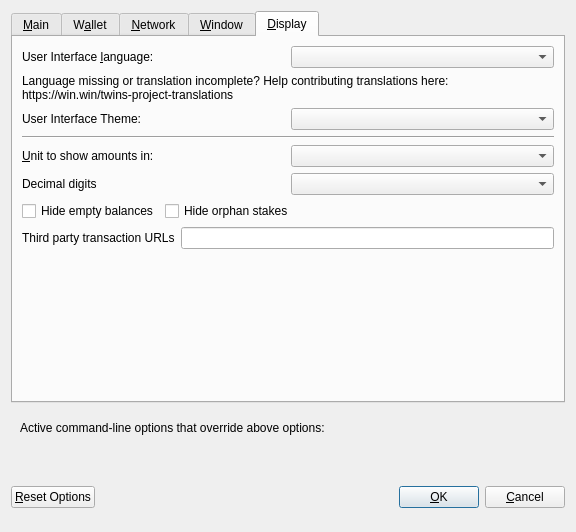
<?xml version="1.0" encoding="UTF-8"?>
<ui version="4.0">
 <class>OptionsDialog</class>
 <widget class="QDialog" name="OptionsDialog">
  <property name="geometry">
   <rect>
    <x>0</x>
    <y>0</y>
    <width>576</width>
    <height>532</height>
   </rect>
  </property>
  <property name="windowTitle">
   <string>Options</string>
  </property>
  <property name="modal">
   <bool>true</bool>
  </property>
  <layout class="QVBoxLayout" name="verticalLayout">
   <item>
    <widget class="QTabWidget" name="tabWidget">
     <property name="currentIndex">
      <number>4</number>
     </property>
     <widget class="QWidget" name="tabMain">
      <attribute name="title">
       <string>&amp;Main</string>
      </attribute>
      <layout class="QVBoxLayout" name="verticalLayout_Main">
       <item>
        <widget class="QCheckBox" name="bitcoinAtStartup">
         <property name="toolTip">
          <string>Automatically start TWINS after logging in to the system.</string>
         </property>
         <property name="text">
          <string>&amp;Start TWINS on system login</string>
         </property>
        </widget>
       </item>
       <item>
        <layout class="QHBoxLayout" name="horizontalLayout_2_Main">
         <item>
          <widget class="QLabel" name="databaseCacheLabel">
           <property name="text">
            <string>Size of &amp;database cache</string>
           </property>
           <property name="textFormat">
            <enum>Qt::PlainText</enum>
           </property>
           <property name="buddy">
            <cstring>databaseCache</cstring>
           </property>
          </widget>
         </item>
         <item>
          <widget class="QSpinBox" name="databaseCache"/>
         </item>
         <item>
          <widget class="QLabel" name="databaseCacheUnitLabel">
           <property name="text">
            <string>MB</string>
           </property>
           <property name="textFormat">
            <enum>Qt::PlainText</enum>
           </property>
          </widget>
         </item>
         <item>
          <spacer name="horizontalSpacer_2_Main">
           <property name="orientation">
            <enum>Qt::Horizontal</enum>
           </property>
           <property name="sizeHint" stdset="0">
            <size>
             <width>40</width>
             <height>20</height>
            </size>
           </property>
          </spacer>
         </item>
        </layout>
       </item>
       <item>
        <layout class="QHBoxLayout" name="horizontalLayout_3_Main">
         <item>
          <widget class="QLabel" name="threadsScriptVerifLabel">
           <property name="text">
            <string>Number of script &amp;verification threads</string>
           </property>
           <property name="textFormat">
            <enum>Qt::PlainText</enum>
           </property>
           <property name="buddy">
            <cstring>threadsScriptVerif</cstring>
           </property>
          </widget>
         </item>
         <item>
          <widget class="QSpinBox" name="threadsScriptVerif">
           <property name="toolTip">
            <string>(0 = auto, &lt;0 = leave that many cores free)</string>
           </property>
          </widget>
         </item>
         <item>
          <spacer name="horizontalSpacer_3_Main">
           <property name="orientation">
            <enum>Qt::Horizontal</enum>
           </property>
           <property name="sizeHint" stdset="0">
            <size>
             <width>40</width>
             <height>20</height>
            </size>
           </property>
          </spacer>
         </item>
        </layout>
       </item>
       <item>
        <spacer name="verticalSpacer_2">
         <property name="orientation">
          <enum>Qt::Vertical</enum>
         </property>
         <property name="sizeHint" stdset="0">
          <size>
           <width>20</width>
           <height>40</height>
          </size>
         </property>
        </spacer>
       </item>
       <item>
        <widget class="QCheckBox" name="checkBoxZeromintEnable">
         <property name="enabled">
          <bool>false</bool>
         </property>
         <property name="visible">
          <bool>false</bool>
         </property>
         <property name="toolTip">
          <string>Enable automatic minting of TWINS units to zTWINS</string>
         </property>
         <property name="layoutDirection">
          <enum>Qt::LeftToRight</enum>
         </property>
         <property name="text">
          <string>Enable zTWINS Automint</string>
         </property>
        </widget>
       </item>
       <item>
        <layout class="QHBoxLayout" name="horizontalLayout_3">
         <item>
          <widget class="QLabel" name="percentage_label">
           <property name="visible">
            <bool>false</bool>
           </property>
           <property name="toolTip">
            <string>Percentage of incoming TWINS which get automatically converted to zTWINS via Zerocoin Protocol (min: 10%)</string>
           </property>
           <property name="text">
            <string>Percentage of autominted zTWINS</string>
           </property>
          </widget>
         </item>
         <item>
          <widget class="QSpinBox" name="zeromintPercentage">
           <property name="visible">
            <bool>false</bool>
           </property>
           <property name="styleSheet">
            <string notr="true">background-color:rgb(70, 81, 86);
color:rgb(211, 215, 207);</string>
           </property>
           <property name="minimum">
            <number>1</number>
           </property>
           <property name="maximum">
            <number>100</number>
           </property>
          </widget>
         </item>
        </layout>
       </item>
       <item>
        <layout class="QHBoxLayout" name="horizontalLayout" stretch="0,0">
         <property name="sizeConstraint">
          <enum>QLayout::SetFixedSize</enum>
         </property>
         <item>
          <widget class="QLabel" name="labelPreferredDenom">
           <property name="maximumSize">
            <size>
             <width>16777215</width>
             <height>16777215</height>
            </size>
           </property>
           <property name="visible">
            <bool>false</bool>
           </property>
           <property name="toolTip">
            <string>Wait with automatic conversion to Zerocoin until enough TWINS for this denomination is available</string>
           </property>
           <property name="text">
            <string>Preferred Automint zTWINS Denomination</string>
           </property>
          </widget>
         </item>
         <item>
          <widget class="QComboBox" name="preferredDenom">
           <property name="maximumSize">
            <size>
             <width>16777215</width>
             <height>27</height>
            </size>
           </property>
           <property name="visible">
            <bool>false</bool>
           </property>
           <property name="toolTip">
            <string>Wait with automatic conversion to Zerocoin until enough TWINS for this denomination is available</string>
           </property>
           <property name="maxVisibleItems">
            <number>9</number>
           </property>
           <property name="maxCount">
            <number>9</number>
           </property>
          </widget>
         </item>
        </layout>
       </item>
      </layout>
     </widget>
     <widget class="QWidget" name="tabWallet">
      <attribute name="title">
       <string>W&amp;allet</string>
      </attribute>
      <layout class="QVBoxLayout" name="verticalLayout_Wallet">
       <item>
        <layout class="QHBoxLayout" name="horizontalLayout_2_Wallet">
         <item>
          <widget class="QLabel" name="labelStakeSplitThresholdText">
           <property name="text">
            <string>Stake split threshold:</string>
           </property>
          </widget>
         </item>
         <item>
          <widget class="QSpinBox" name="spinBoxStakeSplitThreshold">
           <property name="minimum">
            <number>1</number>
           </property>
           <property name="maximum">
            <number>99999999</number>
           </property>
          </widget>
         </item>
        </layout>
       </item>
       <item>
        <widget class="QGroupBox" name="groupBox">
         <property name="title">
          <string>Expert</string>
         </property>
         <layout class="QVBoxLayout" name="verticalLayout_2">
          <item>
           <widget class="QCheckBox" name="coinControlFeatures">
            <property name="enabled">
             <bool>true</bool>
            </property>
            <property name="toolTip">
             <string>Whether to show coin control features or not.</string>
            </property>
            <property name="text">
             <string>Enable coin &amp;control features</string>
            </property>
           </widget>
          </item>
          <item>
           <widget class="QCheckBox" name="showMasternodesTab">
            <property name="toolTip">
             <string>Show additional tab listing all your masternodes in first sub-tab&lt;br/&gt;and all masternodes on the network in second sub-tab.</string>
            </property>
            <property name="text">
             <string>Show Masternodes Tab</string>
            </property>
           </widget>
          </item>
          <item>
           <widget class="QCheckBox" name="spendZeroConfChange">
            <property name="toolTip">
             <string>If you disable the spending of unconfirmed change, the change from a transaction&lt;br/&gt;cannot be used until that transaction has at least one confirmation.&lt;br/&gt;This also affects how your balance is computed.</string>
            </property>
            <property name="text">
             <string>&amp;Spend unconfirmed change</string>
            </property>
           </widget>
          </item>
         </layout>
        </widget>
       </item>
       <item>
        <spacer name="verticalSpacer_Wallet">
         <property name="orientation">
          <enum>Qt::Vertical</enum>
         </property>
         <property name="sizeHint" stdset="0">
          <size>
           <width>20</width>
           <height>40</height>
          </size>
         </property>
        </spacer>
       </item>
      </layout>
     </widget>
     <widget class="QWidget" name="tabNetwork">
      <attribute name="title">
       <string>&amp;Network</string>
      </attribute>
      <layout class="QVBoxLayout" name="verticalLayout_Network">
       <item>
        <widget class="QCheckBox" name="mapPortUpnp">
         <property name="toolTip">
          <string>Automatically open the TWINS client port on the router. This only works when your router supports UPnP and it is enabled.</string>
         </property>
         <property name="text">
          <string>Map port using &amp;UPnP</string>
         </property>
        </widget>
       </item>
       <item>
        <widget class="QCheckBox" name="allowIncoming">
         <property name="toolTip">
          <string>Accept connections from outside</string>
         </property>
         <property name="text">
          <string>Allow incoming connections</string>
         </property>
        </widget>
       </item>
       <item>
        <widget class="QCheckBox" name="connectSocks">
         <property name="toolTip">
          <string>Connect to the TWINS network through a SOCKS5 proxy.</string>
         </property>
         <property name="text">
          <string>&amp;Connect through SOCKS5 proxy (default proxy):</string>
         </property>
        </widget>
       </item>
       <item>
        <layout class="QHBoxLayout" name="horizontalLayout_1_Network">
         <item>
          <widget class="QLabel" name="proxyIpLabel">
           <property name="text">
            <string>Proxy &amp;IP:</string>
           </property>
           <property name="textFormat">
            <enum>Qt::PlainText</enum>
           </property>
           <property name="buddy">
            <cstring>proxyIp</cstring>
           </property>
          </widget>
         </item>
         <item>
          <widget class="QValidatedLineEdit" name="proxyIp">
           <property name="minimumSize">
            <size>
             <width>140</width>
             <height>0</height>
            </size>
           </property>
           <property name="maximumSize">
            <size>
             <width>140</width>
             <height>16777215</height>
            </size>
           </property>
           <property name="toolTip">
            <string>IP address of the proxy (e.g. IPv4: 127.0.0.1 / IPv6: ::1)</string>
           </property>
          </widget>
         </item>
         <item>
          <widget class="QLabel" name="proxyPortLabel">
           <property name="text">
            <string>&amp;Port:</string>
           </property>
           <property name="textFormat">
            <enum>Qt::PlainText</enum>
           </property>
           <property name="buddy">
            <cstring>proxyPort</cstring>
           </property>
          </widget>
         </item>
         <item>
          <widget class="QLineEdit" name="proxyPort">
           <property name="minimumSize">
            <size>
             <width>55</width>
             <height>0</height>
            </size>
           </property>
           <property name="maximumSize">
            <size>
             <width>55</width>
             <height>16777215</height>
            </size>
           </property>
           <property name="toolTip">
            <string>Port of the proxy (e.g. 9050)</string>
           </property>
          </widget>
         </item>
         <item>
          <spacer name="horizontalSpacer_1_Network">
           <property name="orientation">
            <enum>Qt::Horizontal</enum>
           </property>
           <property name="sizeHint" stdset="0">
            <size>
             <width>40</width>
             <height>20</height>
            </size>
           </property>
          </spacer>
         </item>
        </layout>
       </item>
       <item>
        <spacer name="verticalSpacer_Network">
         <property name="orientation">
          <enum>Qt::Vertical</enum>
         </property>
         <property name="sizeHint" stdset="0">
          <size>
           <width>20</width>
           <height>40</height>
          </size>
         </property>
        </spacer>
       </item>
      </layout>
     </widget>
     <widget class="QWidget" name="tabWindow">
      <attribute name="title">
       <string>&amp;Window</string>
      </attribute>
      <layout class="QVBoxLayout" name="verticalLayout_Window">
       <item>
        <widget class="QCheckBox" name="minimizeToTray">
         <property name="toolTip">
          <string>Show only a tray icon after minimizing the window.</string>
         </property>
         <property name="text">
          <string>&amp;Minimize to the tray instead of the taskbar</string>
         </property>
        </widget>
       </item>
       <item>
        <widget class="QCheckBox" name="minimizeOnClose">
         <property name="toolTip">
          <string>Minimize instead of exit the application when the window is closed. When this option is enabled, the application will be closed only after selecting Quit in the menu.</string>
         </property>
         <property name="text">
          <string>M&amp;inimize on close</string>
         </property>
        </widget>
       </item>
       <item>
        <spacer name="verticalSpacer_Window">
         <property name="orientation">
          <enum>Qt::Vertical</enum>
         </property>
         <property name="sizeHint" stdset="0">
          <size>
           <width>20</width>
           <height>40</height>
          </size>
         </property>
        </spacer>
       </item>
      </layout>
     </widget>
     <widget class="QWidget" name="tabDisplay">
      <attribute name="title">
       <string>&amp;Display</string>
      </attribute>
      <layout class="QVBoxLayout" name="verticalLayout_Display">
       <item>
        <layout class="QHBoxLayout" name="horizontalLayout_1_Display">
         <item>
          <widget class="QLabel" name="langLabel">
           <property name="text">
            <string>User Interface &amp;language:</string>
           </property>
           <property name="textFormat">
            <enum>Qt::PlainText</enum>
           </property>
           <property name="buddy">
            <cstring>lang</cstring>
           </property>
          </widget>
         </item>
         <item>
          <widget class="QValueComboBox" name="lang">
           <property name="toolTip">
            <string>The user interface language can be set here. This setting will take effect after restarting TWINS.</string>
           </property>
          </widget>
         </item>
        </layout>
       </item>
       <item>
        <widget class="QLabel" name="label_3">
         <property name="toolTip">
          <string notr="true"/>
         </property>
         <property name="statusTip">
          <string notr="true"/>
         </property>
         <property name="whatsThis">
          <string notr="true"/>
         </property>
         <property name="accessibleName">
          <string notr="true"/>
         </property>
         <property name="text">
          <string>Language missing or translation incomplete? Help contributing translations here:
https://win.win/twins-project-translations</string>
         </property>
         <property name="wordWrap">
          <bool>true</bool>
         </property>
         <property name="openExternalLinks">
          <bool>true</bool>
         </property>
         <property name="textInteractionFlags">
          <set>Qt::TextBrowserInteraction</set>
         </property>
        </widget>
       </item>
       <item>
        <layout class="QHBoxLayout" name="horizontalLayout_2_Display" stretch="0,0">
         <item>
          <widget class="QLabel" name="themeLabel">
           <property name="text">
            <string>User Interface Theme:</string>
           </property>
          </widget>
         </item>
         <item>
          <widget class="QValueComboBox" name="theme"/>
         </item>
        </layout>
       </item>
       <item>
        <widget class="Line" name="line">
         <property name="orientation">
          <enum>Qt::Horizontal</enum>
         </property>
        </widget>
       </item>
       <item>
        <layout class="QHBoxLayout" name="horizontalLayout_3_Display">
         <item>
          <widget class="QLabel" name="unitLabel">
           <property name="text">
            <string>&amp;Unit to show amounts in:</string>
           </property>
           <property name="textFormat">
            <enum>Qt::PlainText</enum>
           </property>
           <property name="buddy">
            <cstring>unit</cstring>
           </property>
          </widget>
         </item>
         <item>
          <widget class="QValueComboBox" name="unit">
           <property name="toolTip">
            <string>Choose the default subdivision unit to show in the interface and when sending coins.</string>
           </property>
          </widget>
         </item>
        </layout>
       </item>
       <item>
        <layout class="QHBoxLayout" name="horizontalLayout_4_Display">
         <item>
          <widget class="QLabel" name="digitsLabel">
           <property name="text">
            <string>Decimal digits</string>
           </property>
          </widget>
         </item>
         <item>
          <widget class="QValueComboBox" name="digits"/>
         </item>
        </layout>
       </item>
       <item>
        <layout class="QHBoxLayout" name="horizontalLayout_5_Display">
         <item>
          <widget class="QCheckBox" name="checkBoxHideZeroBalances">
           <property name="toolTip">
            <string>Hide empty balances</string>
           </property>
           <property name="layoutDirection">
            <enum>Qt::LeftToRight</enum>
           </property>
           <property name="text">
            <string>Hide empty balances</string>
           </property>
          </widget>
         </item>
         <item>
          <widget class="QCheckBox" name="checkBoxHideOrphans">
           <property name="toolTip">
            <string>Hide orphan stakes in transaction lists</string>
           </property>
           <property name="text">
            <string>Hide orphan stakes</string>
           </property>
          </widget>
         </item>
         <item>
          <spacer name="horizontalSpacer">
           <property name="orientation">
            <enum>Qt::Horizontal</enum>
           </property>
           <property name="sizeHint" stdset="0">
            <size>
             <width>40</width>
             <height>20</height>
            </size>
           </property>
          </spacer>
         </item>
        </layout>
       </item>
       <item>
        <layout class="QHBoxLayout" name="horizontalLayout_6_Display">
         <item>
          <widget class="QLabel" name="thirdPartyTxUrlsLabel">
           <property name="toolTip">
            <string>Third party URLs (e.g. a block explorer) that appear in the transactions tab as context menu items. %s in the URL is replaced by transaction hash. Multiple URLs are separated by vertical bar |.</string>
           </property>
           <property name="text">
            <string>Third party transaction URLs</string>
           </property>
           <property name="buddy">
            <cstring>thirdPartyTxUrls</cstring>
           </property>
          </widget>
         </item>
         <item>
          <widget class="QLineEdit" name="thirdPartyTxUrls">
           <property name="toolTip">
            <string>Third party URLs (e.g. a block explorer) that appear in the transactions tab as context menu items. %s in the URL is replaced by transaction hash. Multiple URLs are separated by vertical bar |.</string>
           </property>
          </widget>
         </item>
        </layout>
       </item>
       <item>
        <spacer name="verticalSpacer">
         <property name="orientation">
          <enum>Qt::Vertical</enum>
         </property>
         <property name="sizeHint" stdset="0">
          <size>
           <width>20</width>
           <height>40</height>
          </size>
         </property>
        </spacer>
       </item>
      </layout>
     </widget>
    </widget>
   </item>
   <item>
    <widget class="QFrame" name="frame">
     <layout class="QVBoxLayout" name="verticalLayout_Bottom">
      <item>
       <layout class="QHBoxLayout" name="horizontalLayout_Bottom">
        <item>
         <widget class="QLabel" name="overriddenByCommandLineInfoLabel">
          <property name="text">
           <string>Active command-line options that override above options:</string>
          </property>
          <property name="textFormat">
           <enum>Qt::PlainText</enum>
          </property>
         </widget>
        </item>
        <item>
         <spacer name="horizontalSpacer_Bottom">
          <property name="orientation">
           <enum>Qt::Horizontal</enum>
          </property>
          <property name="sizeHint" stdset="0">
           <size>
            <width>40</width>
            <height>20</height>
           </size>
          </property>
         </spacer>
        </item>
       </layout>
      </item>
      <item>
       <widget class="QLabel" name="overriddenByCommandLineLabel">
        <property name="text">
         <string/>
        </property>
        <property name="textFormat">
         <enum>Qt::PlainText</enum>
        </property>
        <property name="wordWrap">
         <bool>true</bool>
        </property>
       </widget>
      </item>
     </layout>
    </widget>
   </item>
   <item>
    <layout class="QHBoxLayout" name="horizontalLayout_Buttons">
     <item>
      <widget class="QPushButton" name="resetButton">
       <property name="toolTip">
        <string>Reset all client options to default.</string>
       </property>
       <property name="text">
        <string>&amp;Reset Options</string>
       </property>
       <property name="autoDefault">
        <bool>false</bool>
       </property>
      </widget>
     </item>
     <item>
      <spacer name="horizontalSpacer_1">
       <property name="orientation">
        <enum>Qt::Horizontal</enum>
       </property>
       <property name="sizeHint" stdset="0">
        <size>
         <width>40</width>
         <height>48</height>
        </size>
       </property>
      </spacer>
     </item>
     <item>
      <widget class="QLabel" name="statusLabel">
       <property name="minimumSize">
        <size>
         <width>200</width>
         <height>0</height>
        </size>
       </property>
       <property name="font">
        <font>
         <weight>75</weight>
         <bold>true</bold>
        </font>
       </property>
       <property name="text">
        <string/>
       </property>
       <property name="textFormat">
        <enum>Qt::PlainText</enum>
       </property>
       <property name="wordWrap">
        <bool>true</bool>
       </property>
      </widget>
     </item>
     <item>
      <spacer name="horizontalSpacer_2">
       <property name="orientation">
        <enum>Qt::Horizontal</enum>
       </property>
       <property name="sizeHint" stdset="0">
        <size>
         <width>40</width>
         <height>48</height>
        </size>
       </property>
      </spacer>
     </item>
     <item>
      <widget class="QPushButton" name="okButton">
       <property name="text">
        <string>&amp;OK</string>
       </property>
       <property name="autoDefault">
        <bool>false</bool>
       </property>
       <property name="default">
        <bool>true</bool>
       </property>
      </widget>
     </item>
     <item>
      <widget class="QPushButton" name="cancelButton">
       <property name="text">
        <string>&amp;Cancel</string>
       </property>
       <property name="autoDefault">
        <bool>false</bool>
       </property>
      </widget>
     </item>
    </layout>
   </item>
  </layout>
 </widget>
 <customwidgets>
  <customwidget>
   <class>QValidatedLineEdit</class>
   <extends>QLineEdit</extends>
   <header>qvalidatedlineedit.h</header>
  </customwidget>
  <customwidget>
   <class>QValueComboBox</class>
   <extends>QComboBox</extends>
   <header>qvaluecombobox.h</header>
  </customwidget>
 </customwidgets>
 <resources/>
 <connections/>
</ui>
